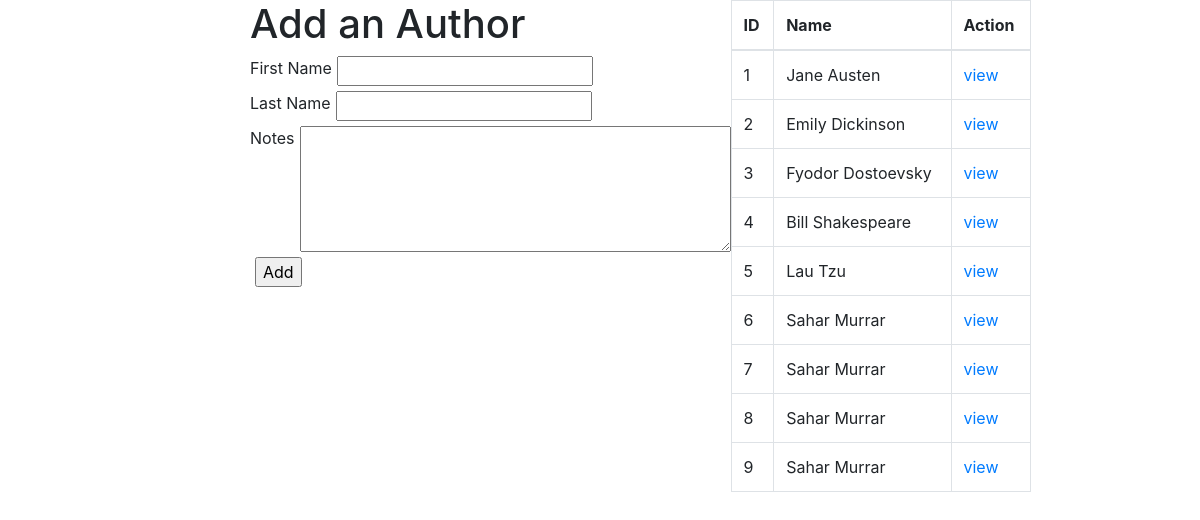
The app's page /authors with its own data.
### booksAuthors_app/models.py (models this page shows)
class Author(models.Model):
    book = models.ManyToManyField(Books, related_name="authors")
    first_name = models.CharField(max_length=45)
    last_name = models.CharField(max_length=45)
    notes=models.TextField()
    created_at = models.DateTimeField(auto_now_add=True)
    updated_at = models.DateTimeField(auto_now=True)

### booksAuthors_app/views.py (the view)
# urls.py: path('authors', views.authors),
def authors(request):
    context={
        'all_authors': models.get_all_authors()
    }
    return render(request, 'Allauthors.html', context)

### booksAuthors_app/models.py (called while the page is built)
def get_all_authors():
    return Author.objects.all()

### booksAuthors_app/templates/Allauthors.html (shortened to what this page needs)
<!DOCTYPE html>
<html lang="en">
<head>
    <link rel="stylesheet" href="https://maxcdn.bootstrapcdn.com/bootstrap/4.0.0/css/bootstrap.min.css">
</head>
<body>
    <div id="container">
        <div>
            <h1>Add an Author</h1>
            <form action="/add_author" method="post">
                <div class="flex">
                    <div> First Name</div>
                    <input type="text" name="fname">
                </div>
                <div class="flex">
                    <div>Last Name</div>
                    <input type="text" name="lname">
                </div>
                <div class="flex">
                    <div>Notes</div>
                    <textarea name="notes" cols="40" rows="5"></textarea>
                </div>
                <input type="submit" name="button" value="Add">
            </form>
        </div>
        <div>
            <table style="width: 300px;" class="table table-bordered">
                <thead>
                    <tr>
                        <th>ID</th>
                        <th>Name</th>
                        <th>Action</th>
                    </tr>
                </thead>
                <tbody>
                    {% for auhtor in all_authors %}
                        <tr>
                                <td>{{auhtor.id}}</td>
                                <td>{{auhtor.first_name}} {{auhtor.last_name}}</td>
                                <td><a href="authors/{{auhtor.id}}">view</a></td>
                        </tr>
                    {% endfor %}
                </tbody>
            </table>
        </div>
    </div>
</body>
</html>

### booksAuthors_app/templates/Allauthors.html (style rules this page uses)
.flex { display: flex; }
input,textarea { margin-left: 5px; margin-bottom: 5px; }
#container { margin: 0px auto; width: 700px; display: flex; justify-content: space-between; }

### records on screen
Author: id "1", first_name "Jane", last_name "Austen"
Author: id "2", first_name "Emily", last_name "Dickinson"
Author: id "3", first_name "Fyodor", last_name "Dostoevsky"
Author: id "4", first_name "Bill", last_name "Shakespeare"
Author: id "5", first_name "Lau", last_name "Tzu"
Author: id "6", first_name "Sahar", last_name "Murrar"
Author: id "7", first_name "Sahar", last_name "Murrar"
Author: id "8", first_name "Sahar", last_name "Murrar"
Author: id "9", first_name "Sahar", last_name "Murrar"
